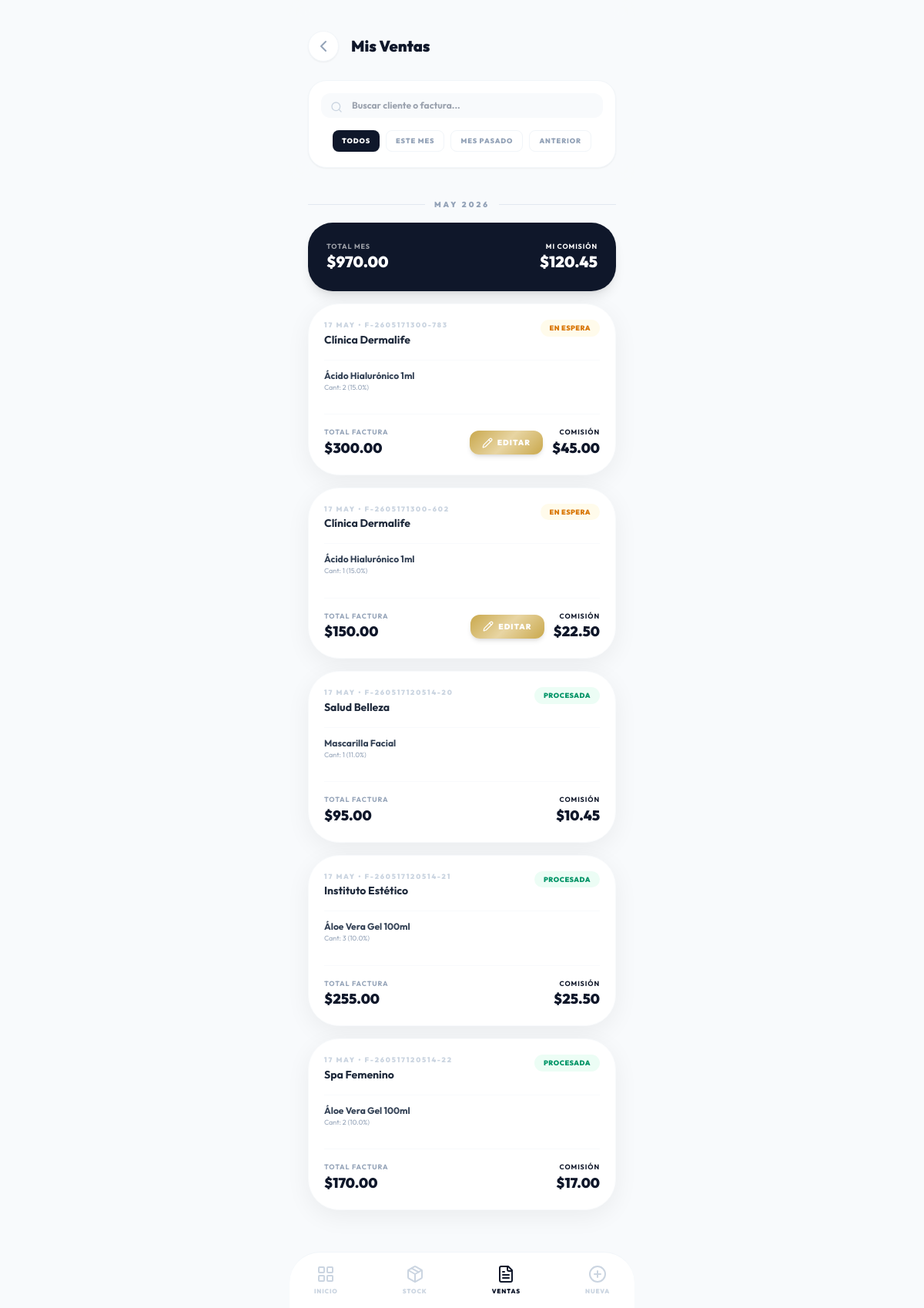
/vendedor/reporte_ventas (signed in), run on the app's committed database.
### models.py (models this page shows)
class Venta(db.Model):
    id = db.Column(db.Integer, primary_key=True)
    codigo_factura = db.Column(db.String(20)) # Para agrupar productos de una misma venta
    id_vendedor = db.Column(db.Integer, db.ForeignKey('vendedor.id'), nullable=False)
    id_cliente = db.Column(db.Integer, db.ForeignKey('cliente.id'), nullable=False)
    id_producto = db.Column(db.Integer, db.ForeignKey('producto.id'), nullable=False)
    cantidad = db.Column(db.Integer, nullable=False)
    total = db.Column(db.Float, nullable=False)
    fecha = db.Column(db.DateTime, default=db.func.current_timestamp())
    estado = db.Column(db.String(20), default='En espera') # En espera, Procesada, Rechazada
    vendedor = db.relationship('Vendedor', backref='ventas')
    cliente = db.relationship('Cliente', backref='ventas')
    producto = db.relationship('Producto')

class Cliente(db.Model):
    id = db.Column(db.Integer, primary_key=True)
    rif = db.Column(db.String(20), unique=True, nullable=False)
    nombre = db.Column(db.String(100), nullable=False)
    direccion = db.Column(db.String(200))
    telefono = db.Column(db.String(20))
    estado = db.Column(db.String(50)) # Estado de Venezuela

class Producto(db.Model):
    id = db.Column(db.Integer, primary_key=True)
    codigo = db.Column(db.String(20), unique=True, nullable=False)
    nombre = db.Column(db.String(100), nullable=False)
    categoria = db.Column(db.String(100), nullable=False)
    precios = db.Column(db.Float, nullable=False)
    comision = db.Column(db.Float)
    stock_central = db.Column(db.Integer, default=0) # Almacén principal

### rutas_vendedor.py (the view)
@vendedor_bp.route('/reporte_ventas')
def reporte_ventas():
    id_vendedor = session['user_id']
    todas_ventas = Venta.query.filter_by(id_vendedor=id_vendedor).order_by(Venta.fecha.desc()).all()
    facturas_dict = {}
    for v in todas_ventas:
        key = v.codigo_factura if v.codigo_factura else f"FAC-{v.id}"
        if key not in facturas_dict:
            facturas_dict[key] = {
                'codigo': key,
                'cliente': v.cliente,
                'fecha': v.fecha,
                'estado': v.estado,
                'total_venta': 0,
                'comision_total': 0,
                'productos': []
            }
        facturas_dict[key]['total_venta'] += v.total
        facturas_dict[key]['comision_total'] += (v.total * (v.producto.comision or 0) / 100)
        facturas_dict[key]['productos'].append({
            'nombre': v.producto.nombre,
            'cantidad': v.cantidad,
            'comision_p': v.producto.comision
        })
    ciclos = {}
    for f_code, data in facturas_dict.items():
        fecha = data['fecha']
        if fecha.day < 5:
            mes_ciclo = (fecha.replace(day=1) - timedelta(days=1)).strftime('%B %Y')
        else:
            mes_ciclo = fecha.strftime('%B %Y')
        if mes_ciclo not in ciclos:
            ciclos[mes_ciclo] = []
        ciclos[mes_ciclo].append(data)
    lista_ciclos = []
    for mes, facts in ciclos.items():
        lista_ciclos.append({
            'nombre_mes': mes,
            'facturas': facts,
            'total_mes': sum(f['total_venta'] for f in facts),
            'comision_mes': sum(f['comision_total'] for f in facts)
        })
    clientes = Cliente.query.all()
    return render_template('vendedor_reporte_ventas.html', ciclos=lista_ciclos, clientes=clientes)

### rutas_vendedor.py (called while the page is built)
@vendedor_bp.before_request
def require_login():
    if 'user_id' not in session:
        flash("Debes iniciar sesión para acceder a esta página.", "warning")
        return redirect(url_for('auth.login'))

### templates/vendedor_reporte_ventas.html (shortened to what this page needs)
<!doctype html>
<html lang="es" class="h-full">
<head>
    <script src="https://cdn.tailwindcss.com/3.4.17"></script>
</head>
<body class="h-full bg-slate-50 text-slate-900 selection:bg-gold-200">
    <div class="h-full w-full max-w-md mx-auto relative flex flex-col overflow-hidden bg-[#f8fafc]">
        <header class="px-6 pt-10 pb-4 sticky top-0 bg-[#f8fafc]/80 backdrop-blur-md z-30">
            <div class="flex items-center gap-4 mb-6">
                <a href="/vendedor/dashboard" class="w-10 h-10 rounded-full bg-white flex items-center justify-center text-slate-400 border border-slate-100 shadow-sm">
                    <i data-lucide="chevron-left" class="w-6 h-6"></i>
                </a>
                <h1 class="text-xl font-black text-slate-900">Mis Ventas</h1>
            </div>
            <div class="bg-white p-4 rounded-3xl border border-slate-100 shadow-sm space-y-4">
                <div class="relative">
                    <i data-lucide="search" class="absolute left-3 top-2.5 w-4 h-4 text-slate-300"></i>
                    <input type="text" id="searchInput" onkeyup="searchTable()" placeholder="Buscar cliente o factura..."
                           class="w-full pl-10 pr-4 py-2 bg-slate-50 border-none rounded-xl text-xs font-bold text-slate-600 outline-none">
                </div>
                <div class="flex gap-2 overflow-x-auto no-scrollbar pb-1 -mx-4 px-4 justify-center">
                    <button onclick="filterPeriod('all')" class="px-3 py-1.5 rounded-lg text-[9px] font-black uppercase tracking-widest bg-slate-900 text-white shadow-sm transition-all whitespace-nowrap period-btn flex-shrink-0" data-period="all">Todos</button>
                    <button onclick="filterPeriod('current')" class="px-3 py-1.5 rounded-lg text-[9px] font-black uppercase tracking-widest bg-white text-slate-400 border border-slate-100 transition-all whitespace-nowrap period-btn flex-shrink-0" data-period="current">Este Mes</button>
                    <button onclick="filterPeriod('last')" class="px-3 py-1.5 rounded-lg text-[9px] font-black uppercase tracking-widest bg-white text-slate-400 border border-slate-100 transition-all whitespace-nowrap period-btn flex-shrink-0" data-period="last">Mes Pasado</button>
                    <button onclick="filterPeriod('older')" class="px-3 py-1.5 rounded-lg text-[9px] font-black uppercase tracking-widest bg-white text-slate-400 border border-slate-100 transition-all whitespace-nowrap period-btn flex-shrink-0" data-period="older">Anterior</button>
                </div>
            </div>
        </header>
        <main class="flex-1 overflow-y-auto px-6 pb-32 no-scrollbar">
            <div class="mt-6 space-y-10" id="ciclosContainer">
                {% for ciclo in ciclos %}
                <section class="space-y-4 ciclo-section" data-index="{{ loop.index0 }}">
                    <div class="flex items-center gap-3">
                        <div class="h-px flex-1 bg-slate-200"></div>
                        <span class="text-[10px] font-black text-slate-400 uppercase tracking-[0.3em]">{{ ciclo.nombre_mes }}</span>
                        <div class="h-px flex-1 bg-slate-200"></div>
                    </div>
                    <div class="bg-slate-900 rounded-[2rem] p-6 text-white flex justify-between items-center shadow-lg">
                        <div>
                            <p class="text-[9px] font-bold uppercase tracking-widest opacity-60">Total Mes</p>
                            <p class="text-xl font-black">${{ "{:,.2f}".format(ciclo.total_mes) }}</p>
                        </div>
                        <div class="text-right">
                            <p class="text-[9px] font-bold uppercase tracking-widest text-gold-400">Mi Comisión</p>
                            <p class="text-xl font-black text-gold-400">${{ "{:,.2f}".format(ciclo.comision_mes) }}</p>
                        </div>
                    </div>
                    {% for v in ciclo.facturas %}
                    <div class="bg-white p-5 rounded-[2.5rem] card-shadow border border-slate-50 relative overflow-hidden">
                        <div class="flex justify-between items-start mb-4">
                            <div>
                                <p class="text-[9px] font-black text-slate-300 uppercase tracking-[0.2em]">{{ v.fecha.strftime('%d %b') }} • {{ v.codigo }}</p>
                                <h3 class="text-sm font-bold text-slate-800 mt-0.5">{{ v.cliente.nombre }}</h3>
                            </div>
                            <span class="px-3 py-1 rounded-full text-[9px] font-black uppercase tracking-wider {% if v.estado == 'Procesada' %}bg-emerald-50 text-emerald-600{% elif v.estado == 'En espera' %}bg-amber-50 text-amber-600{% else %}bg-rose-50 text-rose-600{% endif %}">
                                {{ v.estado }}
                            </span>
                        </div>
                        <div class="py-3 border-t border-slate-50 space-y-2">
                            {% for p in v.productos %}
                            <div class="flex justify-between items-center">
                                <div class="flex flex-col">
                                    <span class="text-xs font-bold text-slate-700">{{ p.nombre }}</span>
                                    <span class="text-[9px] text-slate-400">Cant: {{ p.cantidad }} ({{ p.comision_p }}%)</span>
                                </div>
                            </div>
                            {% endfor %}
                        </div>
                        <div class="mt-4 pt-4 border-t border-slate-50 flex justify-between items-end">
                            <div>
                                <p class="text-[9px] font-bold text-slate-400 uppercase tracking-widest">Total Factura</p>
                                <p class="text-lg font-black text-slate-900">${{ "{:,.2f}".format(v.total_venta) }}</p>
                            </div>
                            <div class="flex items-center gap-3">
                                {% if v.estado == 'En espera' %}
                                <a href="/vendedor/editar_factura/{{ v.codigo }}" class="px-4 py-2 gold-gradient text-white rounded-xl text-[10px] font-black uppercase tracking-widest shadow-md hover:scale-105 transition-all flex items-center gap-1.5"><i data-lucide="pencil" class="w-3.5 h-3.5"></i> Editar</a>
                                {% endif %}
                                <div class="text-right">
                                    <p class="text-[9px] font-bold text-gold-600 uppercase tracking-widest">Comisión</p>
                                    <p class="text-lg font-black text-gold-700">${{ "{:,.2f}".format(v.comision_total) }}</p>
                                </div>
                            </div>
                        </div>
                    </div>
                    {% endfor %}
                </section>
                {% else %}
                <div class="py-20 text-center text-slate-300 italic">No tienes ventas registradas en este periodo.</div>
                {% endfor %}
            </div>
        </main>
        <nav class="fixed bottom-0 left-0 right-0 max-w-md mx-auto bg-white/90 backdrop-blur-xl border-t border-slate-100 px-8 py-4 flex justify-between items-center bottom-nav-shadow z-50 rounded-t-[2.5rem]">
            <a href="/vendedor/dashboard" class="flex flex-col items-center gap-1 text-slate-300">
                <i data-lucide="layout-grid" class="w-6 h-6"></i>
                <span class="text-[8px] font-black uppercase tracking-widest">Inicio</span>
            </a>
            <a href="/vendedor/inventario" class="flex flex-col items-center gap-1 text-slate-300">
                <i data-lucide="package" class="w-6 h-6"></i>
                <span class="text-[8px] font-black uppercase tracking-widest">Stock</span>
            </a>
            <a href="/vendedor/reporte_ventas" class="flex flex-col items-center gap-1 text-gold-600">
                <i data-lucide="file-text" class="w-6 h-6"></i>
                <span class="text-[8px] font-black uppercase tracking-widest">Ventas</span>
            </a>
            <a href="/vendedor/nueva_venta" class="flex flex-col items-center gap-1 text-slate-300 hover:text-gold-600 transition-colors">
                <i data-lucide="plus-circle" class="w-6 h-6"></i>
                <span class="text-[8px] font-black uppercase tracking-widest">Nueva</span>
            </a>
        </nav>
    </div>
</body>
</html>

### templates/vendedor_reporte_ventas.html (style rules this page uses)
* { font-family: 'Outfit', sans-serif; -webkit-tap-highlight-color: transparent; }
.gold-gradient { background: linear-gradient(135deg, #c9a84c 0%, #e8d5a3 50%, #c9a84c 100%); }
.card-shadow { box-shadow: 0 8px 32px rgba(0,0,0,0.06); }
.no-scrollbar { -ms-overflow-style: none; scrollbar-width: none; }

### data on the page
Venta: fecha "17 MAY", codigo "F-2605171300-783", cliente.nombre "Clínica Dermalife", estado "EN ESPERA", total_venta "300.00", comision_total "45.00"
Producto: nombre "Ácido Hialurónico 1ml", cantidad "2", comision_p "15.0", cantidad "1"
Venta: fecha "17 MAY", codigo "F-2605171300-602", cliente.nombre "Clínica Dermalife", estado "EN ESPERA", total_venta "150.00", comision_total "22.50"
Venta: fecha "17 MAY", codigo "F-260517120514-20", cliente.nombre "Salud Belleza", estado "PROCESADA", total_venta "95.00", comision_total "10.45"
Producto: nombre "Mascarilla Facial", cantidad "1", comision_p "11.0"
Venta: fecha "17 MAY", codigo "F-260517120514-21", cliente.nombre "Instituto Estético", estado "PROCESADA", total_venta "255.00", comision_total "25.50"
Producto: nombre "Áloe Vera Gel 100ml", cantidad "3", comision_p "10.0", cantidad "2"
Venta: fecha "17 MAY", codigo "F-260517120514-22", cliente.nombre "Spa Femenino", estado "PROCESADA", total_venta "170.00", comision_total "17.00"

### other printed values
{{ ciclo.nombre_mes }} "MAY 2026"
{{ "{:,.2f}".format(ciclo.total_mes) }} "970.00"
{{ "{:,.2f}".format(ciclo.comision_mes) }} "120.45"
